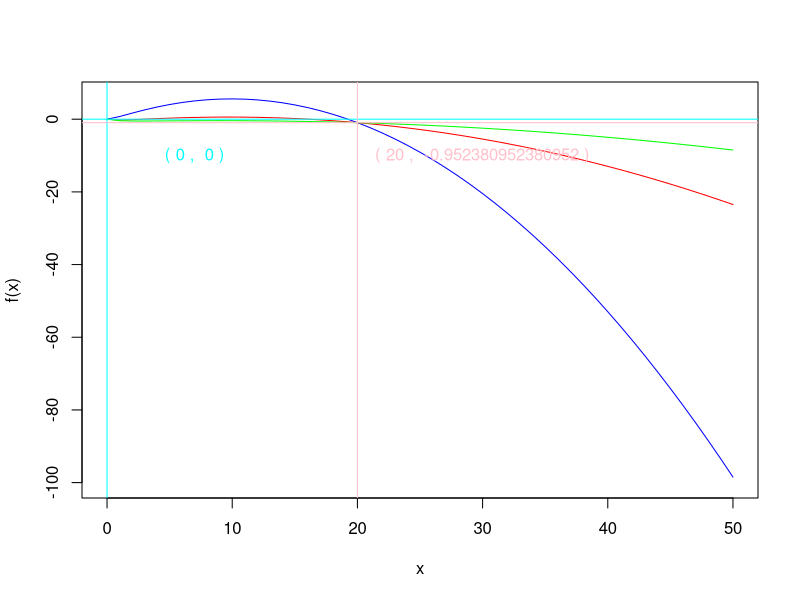
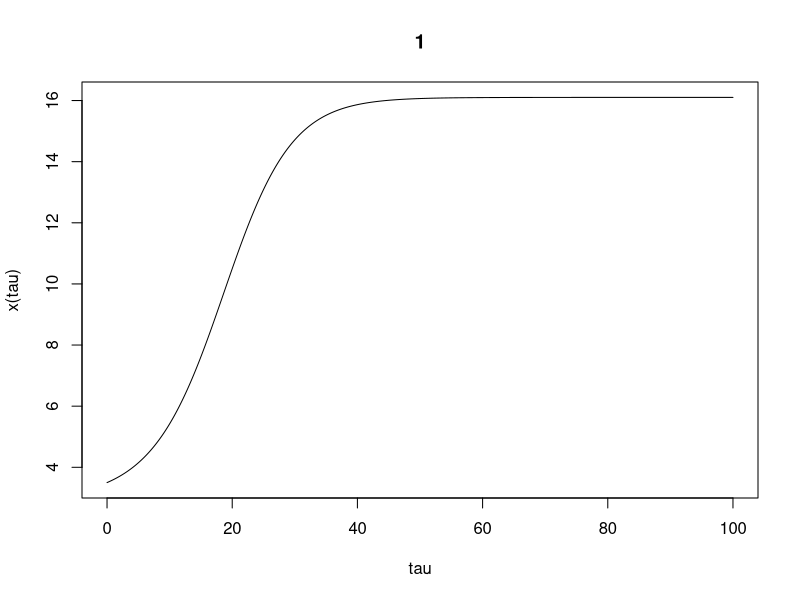

Write R code to recreate these figures, in order.
## Equation For population with predation model

# dx/dtau = (alpha * x * (1-(x/K)) ) - (x/(1+x)) = f(x)

library(deSolve)

## Part 1
x <- seq(0, 50, 1)
f1 <- (1.3 * x * (1-(x/20)) ) - (x/(1+x)) # alpha = 1.3
f2 <- (0.3 * x * (1-(x/20)) ) - (x/(1+x)) # alpha = 0.3
f3 <- (0.1 * x * (1-(x/20)) ) - (x/(1+x)) # alpha = 0.1
plot(x, f1, type = "l", xlab = "x", ylab = "f(x)", ylim = c(-100, 6), col = "blue")
lines(x, f2, col="red", ylim = c(-100, 6))
lines(x, f3, col="green", ylim = c(-100,6))

# Run this part only after plotting to know how many values are intersecting
vals = f1 == f2 & f1 == f3 # logical vector
f = f1 # contains all values of f1
f <- f[vals] # selects only intersection of f1, f2, f3
x_f <- x[vals] # selects only x values of intersection of f1, f2, f3

# Mark the fixed points on the graph

# First Point
abline(v = x_f[1], col = "cyan") # v for vertical line
abline(h = f[1], col = "cyan") # h for horizontal line
text(7,-10, paste("(", x_f[1], ", ", f[1], ")"), col = "cyan")

# Second Point
abline(v = x_f[2], col = "pink") # v for vertical line
abline(h = f[2], col = "pink") # h for horizontal line
text(30,-10, paste("(", x_f[2], ", ", f[2], ")"), col = "pink")

## Part 2
# Define model function with tau, initial values, parameter

pop = function(t, init, para){
  K <- 20
  alpha <- para
  x <- init
  dx <- (alpha * x * (1-(x/K)) ) - (x/(1+x)) # dx here refers to dx/dtau
  list(dx) # function automatically returns dx as a list
}

# Give initial value - x(tau = 0)
#init <- 1.2
init <- 3.5 # Give in second round

# Give parameter value -  alpha = growth rate
para <- 0.3

# Tau range for solution - till 100
tau <- seq(0, 100, 0.0001)

# Calling ODE function
out <- ode(y = init, times = tau, func = pop, parms = para)

# Plotting solution for x(tau)
plot(out, type = "l", xlab = "tau", ylab = "x(tau)")

# Yes, there is a difference in the steady state values.
# For x(0) = 1.2, the steady state value is 0
# For x(0) = 3.5, the steady state value is 16
# This is because the solution of the logistic equation part of the function is a
# sigmoid function. The other part's solution is -x + ln|x+1| + c (haven't determined c here)
# When the initial value changes, i.e., x(0) changes, it changes the entire x(tau) function.
# Hence the graphs will be different.

#Print summary
print(out)
